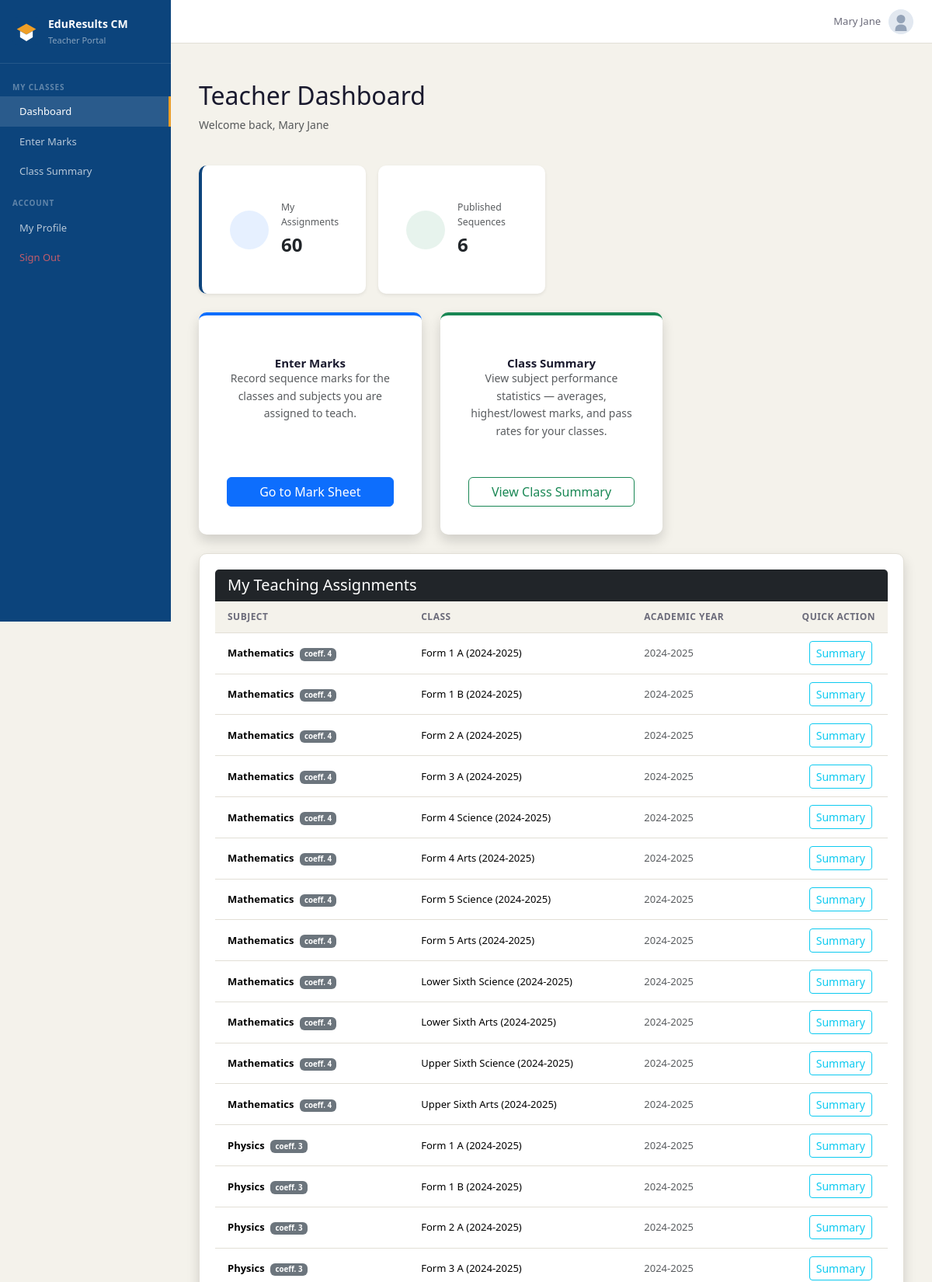
The page /accounts/dashboard/ (signed in, upper part) on the database its author committed.
### accounts/models.py (models this page shows, shortened)
class User(AbstractUser):
    ROLE_CHOICES = [
        ('admin',   'Administrator'),
        ('teacher', 'Teacher'),
        ('student', 'Student'),
        ('parent',  'Parent'),
    ]
    role = models.CharField(max_length=10, choices=ROLE_CHOICES, default='student')
    def is_admin(self):   return self.role == 'admin'
    def is_teacher(self): return self.role == 'teacher'

### school/models.py (models this page shows, shortened)
class TeacherAssignment(models.Model):
    teacher       = models.ForeignKey(Teacher, on_delete=models.CASCADE,
                                      related_name='assignments')
    subject       = models.ForeignKey(Subject, on_delete=models.CASCADE)
    class_group   = models.ForeignKey(Class, on_delete=models.CASCADE)
    academic_year = models.ForeignKey(AcademicYear, on_delete=models.CASCADE)
    class Meta:
        unique_together = ['teacher', 'subject', 'class_group', 'academic_year']

class Subject(models.Model):
    LANGUAGE_CHOICES = [
        ('english',   'English'),
        ('french',    'French'),
        ('bilingual', 'Bilingual'),
    ]
    name        = models.CharField(max_length=100)
    coefficient = models.PositiveIntegerField(default=1)
    language    = models.CharField(max_length=10, choices=LANGUAGE_CHOICES,
                                   default='english')
    classes     = models.ManyToManyField(Class, related_name='subjects', blank=True)
    class Meta:
        ordering = ['name']

class Class(models.Model):
    academic_year = models.ForeignKey(AcademicYear, on_delete=models.CASCADE,
                                      related_name='classes')
    level         = models.CharField(max_length=20, choices=CLASS_LEVELS)
    suffix        = models.CharField(max_length=3, blank=True)   # e.g. "A", "B"
    class_teacher = models.ForeignKey(Teacher, null=True, blank=True,
                                      on_delete=models.SET_NULL,
                                      related_name='class_teacher_of')
    def __str__(self):
        return f"{self.level}{' ' + self.suffix if self.suffix else ''} ({self.academic_year})"
    class Meta:
        ordering = ['academic_year', 'level', 'suffix']
        verbose_name_plural = 'Classes'

class AcademicYear(models.Model):
    label      = models.CharField(max_length=20)        # e.g. "2024-2025"
    start_date = models.DateField()
    end_date   = models.DateField()
    is_active  = models.BooleanField(default=False)
    def __str__(self):
        return self.label
    class Meta:
        ordering = ['-start_date']

### accounts/views.py (the view, shortened to what this page needs)
# urls.py: path('dashboard/',          views.dashboard,               name='dashboard'),
@login_required
@role_required('admin', 'teacher', 'student', 'parent')
def dashboard(request):
    user = request.user
    if user.is_teacher():
        from school.models import TeacherAssignment, Sequence
        assignments = TeacherAssignment.objects.filter(
            teacher=user.teacher_profile
        ).select_related('subject', 'class_group', 'academic_year')
        published_sequences = Sequence.objects.filter(is_published=True).count()
        return render(request, 'accounts/dashboard_teacher.html', {
            'assignments': assignments,
            'published_sequences': published_sequences,
        })

### templates/accounts/dashboard_teacher.html (shortened to what this page needs)
{% extends 'base.html' %}
{% block nav_t_dashboard %}active{% endblock %}
{% block content %}
<div class="container mt-4">
    <div class="row mb-4 align-items-center">
        <div class="col">
            <h2>Teacher Dashboard</h2>
            <p class="text-muted">Welcome back, {{ request.user.get_full_name|default:request.user.username }}</p>
        </div>
    </div>
    <div class="row g-3 mb-4">
        <div class="col-6 col-md-3">
            <div class="card border-0 shadow-sm h-100" style="border-left:4px solid #0C447C !important;">
                <div class="card-body d-flex align-items-center gap-3">
                    <div class="rounded-circle bg-primary bg-opacity-10 d-flex align-items-center justify-content-center flex-shrink-0" style="width:50px;height:50px;">
                    </div>
                    <div>
                        <div class="text-muted small">My Assignments</div>
                        <div class="fw-bold fs-4">{{ assignments|length }}</div>
                    </div>
                </div>
            </div>
        </div>
        <div class="col-6 col-md-3">
            <div class="card border-0 shadow-sm h-100">
                <div class="card-body d-flex align-items-center gap-3">
                    <div class="rounded-circle bg-success bg-opacity-10 d-flex align-items-center justify-content-center flex-shrink-0" style="width:50px;height:50px;">
                    </div>
                    <div>
                        <div class="text-muted small">Published Sequences</div>
                        <div class="fw-bold fs-4">{{ published_sequences }}</div>
                    </div>
                </div>
            </div>
        </div>
    </div>
    <div class="row g-4 mb-4">
        <div class="col-md-4">
            <div class="card shadow h-100 border-0 border-top border-primary border-4">
                <div class="card-body text-center d-flex flex-column">
                    <h5 class="card-title">Enter Marks</h5>
                    <p class="card-text text-muted flex-grow-1">Record sequence marks for the classes and subjects you are assigned to teach.</p>
                    <a href="{% url 'marks:select_assignment' %}" class="btn btn-primary mt-3">Go to Mark Sheet</a>
                </div>
            </div>
        </div>
        <div class="col-md-4">
            <div class="card shadow h-100 border-0 border-top border-success border-4">
                <div class="card-body text-center d-flex flex-column">
                    <h5 class="card-title">Class Summary</h5>
                    <p class="card-text text-muted flex-grow-1">View subject performance statistics — averages, highest/lowest marks, and pass rates for your classes.</p>
                    <a href="{% url 'marks:class_summary' %}" class="btn btn-outline-success mt-3">View Class Summary</a>
                </div>
            </div>
        </div>
    </div>
    {% if assignments %}
    <div class="card shadow">
        <div class="card-header bg-dark text-white d-flex justify-content-between align-items-center">
            <h5 class="mb-0"> My Teaching Assignments</h5>
        </div>
        <div class="card-body p-0">
            <div class="table-responsive">
                <table class="table table-hover mb-0 align-middle">
                    <thead class="table-light">
                        <tr>
                            <th>Subject</th>
                            <th>Class</th>
                            <th>Academic Year</th>
                            <th class="text-end">Quick Action</th>
                        </tr>
                    </thead>
                    <tbody>
                        {% for a in assignments %}
                        <tr>
                            <td class="fw-bold">{{ a.subject.name }}
                                <span class="badge bg-secondary ms-1">coeff. {{ a.subject.coefficient }}</span>
                            </td>
                            <td>{{ a.class_group }}</td>
                            <td class="text-muted">{{ a.academic_year }}</td>
                            <td class="text-end">
                                <a href="{% url 'marks:class_summary' %}?assignment={{ a.id }}" class="btn btn-sm btn-outline-info me-1">
                                     Summary
                                </a>
                            </td>
                        </tr>
                        {% endfor %}
                    </tbody>
                </table>
            </div>
        </div>
    </div>
    {% else %}
    <div class="alert alert-info">
        <i class="ti ti-info-circle"></i> You have no teaching assignments yet. Please contact the administrator.
    </div>
    {% endif %}
</div>
{% endblock %}

### templates/base.html (shortened to what this page needs)
{% load static %}
<!DOCTYPE html>
<html lang="en">
<head>
  <link href="https://cdn.jsdelivr.net/npm/bootstrap@5.3.3/dist/css/bootstrap.min.css" rel="stylesheet">
  <link href="https://cdn.jsdelivr.net/npm/@tabler/icons-webfont@latest/dist/tabler-icons.min.css" rel="stylesheet">
  <link href="{% static 'css/main.css' %}" rel="stylesheet">
</head>
<body>
{% if user.is_authenticated %}
<div class="app-layout">
  <aside class="sidebar" id="sidebar">
    <a href="{% url 'accounts:dashboard' %}" class="sidebar-logo" style="text-decoration: none;">
      <div class="sidebar-logo-icon" style="background: transparent;">
        <img src="{% static 'img/favicon.svg' %}" alt="Logo" style="width: 36px; height: 36px;">
      </div>
      <div>
        <div class="sidebar-app-name text-white">EduResults CM</div>
        <div class="sidebar-role">
          {% if user.is_admin %}Administrator
          {% elif user.is_teacher %}Teacher Portal
          {% elif user.is_student %}Student Portal
          {% elif user.is_parent %}Parent Portal
          {% endif %}
        </div>
      </div>
    </a>
    <nav class="sidebar-nav">
      {% if user.is_admin %}
      <div class="nav-section">Overview</div>
      <a href="{% url 'accounts:dashboard' %}" class="nav-item {% block nav_dashboard %}{% endblock %}">
        <i class="ti ti-layout-dashboard"></i> Dashboard
      </a>
      <div class="nav-section">People</div>
      <a href="{% url 'accounts:manage_students' %}" class="nav-item {% block nav_students %}{% endblock %}">
        <i class="ti ti-users"></i> Students
      </a>
      <a href="{% url 'accounts:manage_teachers' %}" class="nav-item {% block nav_teachers %}{% endblock %}">
        <i class="ti ti-chalkboard"></i> Teachers
      </a>
      <a href="{% url 'accounts:manage_parents' %}" class="nav-item {% block nav_parents %}{% endblock %}">
        <i class="ti ti-heart-handshake"></i> Parents
      </a>
      <div class="nav-section">School</div>
      <a href="{% url 'school:structure' %}" class="nav-item {% block nav_structure %}{% endblock %}">
        <i class="ti ti-settings"></i> School Structure
      </a>
      <div class="nav-section">Results</div>
      <a href="{% url 'school:publish_sequence' %}" class="nav-item {% block nav_marks %}{% endblock %}">
        <i class="ti ti-broadcast"></i> Publish Results
      </a>
      <a href="{% url 'reports:analytics' %}" class="nav-item {% block nav_analytics %}{% endblock %}">
        <i class="ti ti-chart-bar"></i> Analytics
      </a>
      <a href="{% url 'reports:admin_hub' %}" class="nav-item {% block nav_reports %}{% endblock %}">
        <i class="ti ti-file-download"></i> Report Cards
      </a>
      {% elif user.is_teacher %}
      <div class="nav-section">My Classes</div>
      <a href="{% url 'accounts:dashboard' %}" class="nav-item {% block nav_t_dashboard %}{% endblock %}">
         Dashboard
      </a>
      <a href="{% url 'marks:select_assignment' %}" class="nav-item {% block nav_t_marks %}{% endblock %}">
         Enter Marks
      </a>
      <a href="{% url 'marks:class_summary' %}" class="nav-item {% block nav_t_summary %}{% endblock %}">
         Class Summary
      </a>
      {% endif %}
      <div class="nav-section">Account</div>
      <a href="{% url 'accounts:password_change' %}" class="nav-item {% block nav_profile %}{% endblock %}">
         My Profile
      </a>
      <a href="{% url 'accounts:logout' %}" class="nav-item nav-item-danger">
         Sign Out
      </a>
    </nav>
  </aside>
  <div class="main-wrapper">
    <header class="topbar">
      <a href="{% url 'accounts:password_change' %}" class="topbar-user text-decoration-none text-dark">
        <span class="topbar-name">{{ user.get_full_name|default:user.username }}</span>
        <img class="topbar-avatar" src="{% static 'img/default-avatar.svg' %}" alt="Avatar">
      </a>
    </header>
    <main class="main-content">
      {% block content %}{% endblock %}
    </main>
  </div>
</div>
{% else %}
  {% block auth_content %}{% endblock %}
{% endif %}
</body>
</html>

### static/css/main.css (style rules this page uses)
:root { --navy: #0C447C; --navy-mid: #378ADD; --navy-light: #E6F1FB; --amber: #BA7517; --amber-mid: #EF9F27; --amber-light:#FAEEDA; --teal: #0F6E56; --teal-light: #E1F5EE; --red: #A32D2D; --red-light: #FCEBEB; --surface: #F4F2EB; --border: #E2DFD6; --text: #1A1A2E; --text-muted: #6B6B7A; --white: #FFFFFF; --sidebar-w: 220px; }
*, *::before, *::after { box-sizing: border-box; margin: 0; padding: 0; }
body { font-family: 'Segoe UI', Arial, sans-serif; background: var(--surface); color: var(--text); font-size: 14px; line-height: 1.6; }
a { color: var(--navy-mid); text-decoration: none; }
.app-layout { display: flex; min-height: 100vh; overflow-x: hidden; }
.sidebar { width: var(--sidebar-w); background: var(--navy); display: flex; flex-direction: column; flex-shrink: 0; position: fixed; top: 0; left: 0; height: 100vh; overflow-y: auto; z-index: 100; transition: transform .25s ease; }
.sidebar-logo { display: flex; align-items: center; gap: 10px; padding: 1.25rem 1rem; border-bottom: 1px solid rgba(255,255,255,.1); }
.sidebar-logo-icon { width: 36px; height: 36px; background: rgba(255,255,255,.15); border-radius: 8px; display: flex; align-items: center; justify-content: center; font-size: 18px; color: #fff; flex-shrink: 0; }
.sidebar-app-name { font-size: 14px; font-weight: 600; color: #fff; }
.sidebar-role { font-size: 11px; color: rgba(255,255,255,.5); margin-top: 1px; }
.sidebar-nav { padding: .5rem 0 1rem; flex: 1; }
.nav-section { font-size: 10px; font-weight: 600; color: rgba(255,255,255,.35); text-transform: uppercase; letter-spacing: .08em; padding: .85rem 1rem .3rem; }
.nav-item { display: flex; align-items: center; gap: 9px; padding: .55rem 1rem; font-size: 13px; color: rgba(255,255,255,.7); transition: all .15s; border-right: 3px solid transparent; }
.nav-item.active { background: rgba(255,255,255,.12); color: #fff; border-right-color: var(--amber-mid); }
.nav-item-danger { color: rgba(255,100,100,.75) !important; }
.main-wrapper { margin-left: var(--sidebar-w); flex: 1; display: flex; flex-direction: column; min-height: 100vh; }
.topbar { height: 56px; background: var(--white); border-bottom: 1px solid var(--border); display: flex; align-items: center; padding: 0 1.5rem; gap: 1rem; position: sticky; top: 0; z-index: 50; }
.topbar-user { display: flex; align-items: center; gap: 10px; }
.topbar-name { font-size: 13px; color: var(--text-muted); }
.topbar-avatar { width: 32px; height: 32px; background: var(--navy-light); color: var(--navy); border-radius: 50%; display: flex; align-items: center; justify-content: center; font-size: 12px; font-weight: 700; }
.main-content { padding: 1.5rem; flex: 1; }
.card { background: var(--white); border: 1px solid var(--border); border-radius: 10px; padding: 1.25rem; margin-bottom: 1rem; }
.card-title { font-size: 15px; font-weight: 600; color: var(--text); margin: 0; }
.table { margin: 0; font-size: 13px; }
.table thead th { background: var(--surface); border-bottom: 1px solid var(--border); font-weight: 600; font-size: 12px; color: var(--text-muted); text-transform: uppercase; letter-spacing: .04em; padding: .65rem 1rem; }
.table tbody td { padding: .65rem 1rem; border-bottom: 1px solid var(--border); vertical-align: middle; }

### rows shown on the page
User: get_full_name "Mary Jane", user.get_full_name "Mary Jane"
TeacherAssignment: subject.name "Mathematics", subject.coefficient "4", class_group "Form 1 A (2024-2025)", academic_year "2024-2025"
TeacherAssignment: subject.name "Mathematics", subject.coefficient "4", class_group "Form 1 B (2024-2025)", academic_year "2024-2025"
TeacherAssignment: subject.name "Mathematics", subject.coefficient "4", class_group "Form 2 A (2024-2025)", academic_year "2024-2025"
TeacherAssignment: subject.name "Mathematics", subject.coefficient "4", class_group "Form 3 A (2024-2025)", academic_year "2024-2025"
TeacherAssignment: subject.name "Mathematics", subject.coefficient "4", class_group "Form 4 Science (2024-2025)", academic_year "2024-2025"
TeacherAssignment: subject.name "Mathematics", subject.coefficient "4", class_group "Form 4 Arts (2024-2025)", academic_year "2024-2025"
TeacherAssignment: subject.name "Mathematics", subject.coefficient "4", class_group "Form 5 Science (2024-2025)", academic_year "2024-2025"
TeacherAssignment: subject.name "Mathematics", subject.coefficient "4", class_group "Form 5 Arts (2024-2025)", academic_year "2024-2025"
TeacherAssignment: subject.name "Mathematics", subject.coefficient "4", class_group "Lower Sixth Science (2024-2025)", academic_year "2024-2025"
TeacherAssignment: subject.name "Mathematics", subject.coefficient "4", class_group "Lower Sixth Arts (2024-2025)", academic_year "2024-2025"
TeacherAssignment: subject.name "Mathematics", subject.coefficient "4", class_group "Upper Sixth Science (2024-2025)", academic_year "2024-2025"
TeacherAssignment: subject.name "Mathematics", subject.coefficient "4", class_group "Upper Sixth Arts (2024-2025)", academic_year "2024-2025"
TeacherAssignment: subject.name "Physics", subject.coefficient "3", class_group "Form 1 A (2024-2025)", academic_year "2024-2025"
TeacherAssignment: subject.name "Physics", subject.coefficient "3", class_group "Form 1 B (2024-2025)", academic_year "2024-2025"
TeacherAssignment: subject.name "Physics", subject.coefficient "3", class_group "Form 2 A (2024-2025)", academic_year "2024-2025"
TeacherAssignment: subject.name "Physics", subject.coefficient "3", class_group "Form 3 A (2024-2025)", academic_year "2024-2025"

### other values the page prints
{{ assignments|length }} "60"
{{ published_sequences }} "6"
